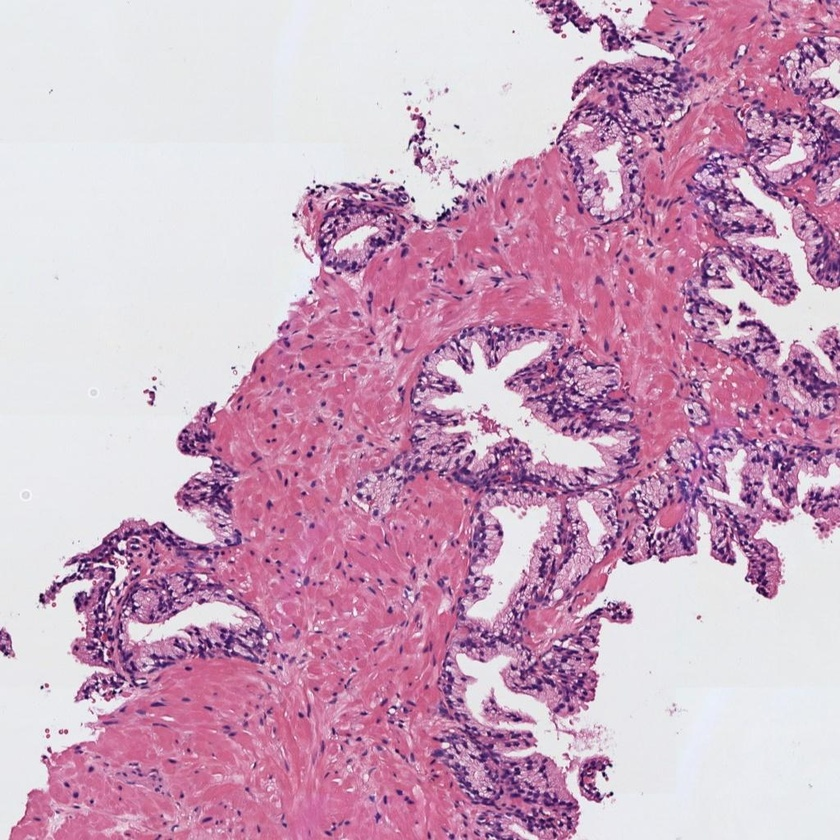
#> input picture Aprendizaje_Supervisado/Actividad_Computer_Vision_C1/histo_1.jpg, 840 x 840 px, shrunk from 1024 x 1024 before the run
$ jupyter execute Actividad_Computer_Vision_C1.ipynb
#> lines starting #> are read from the running program, lines starting #| are printed output that depends on the picture; long printed decimals are rounded
## Convocatoria 1 - Proyecto 1

#### 0) Cargar una de las imágenes histológicas

[cell 1]
# import sys
# !{sys.executable} -m pip install scikit-image
# from skimage import io
# print(io)

[cell 2]
# Utilizar la librería skimage.io para leer la imagen 'histo_x.jpg' en formato RGB.
# Normalizar la imagen para que los píxeles se encuentren en el rango [0, 1]
# Visualizar la imagen
import matplotlib.pyplot as plt
import cv2
import numpy as np
from skimage import io

img = io.imread('./histo_1.jpg')
#> img is the input picture: shape (840, 840, 3); mean R, G, B 205, 166.3, 191.6
img_norm = img / 255
print('Dimensiones imagen sin normalizar: ', np.shape(img),
      '\nValor máximo: ', np.max(img),
      '\nValor mínimo: ', np.min(img),
      '\nValor tipo: ', img.dtype)
#| Dimensiones imagen sin normalizar:  (840, 840, 3)
#| Valor máximo:  255
#| Valor mínimo:  0
#| Valor tipo:  uint8
print('Dimensiones imagen normalizada: ', np.shape(img_norm),
      '\nValor máximo: ', np.max(img_norm),
      '\nValor mínimo: ', np.min(img_norm),
      '\nValor tipo: ', img_norm.dtype)
#| Dimensiones imagen normalizada:  (840, 840, 3)
#| Valor máximo:  1.0
#| Valor mínimo:  0.0
#| Valor tipo:  float64

fig, ax = plt.subplots(1,2)
ax[0].imshow(img), ax[0].set_title('Sin Normalizar')
ax[1].imshow(img_norm), ax[1].set_title('Normalizada')

plt.show()

[cell 3]
# Extraer por separado la imagen de grises de cada canal
R = img_norm[:,:,0]
G = img_norm[:,:,1]
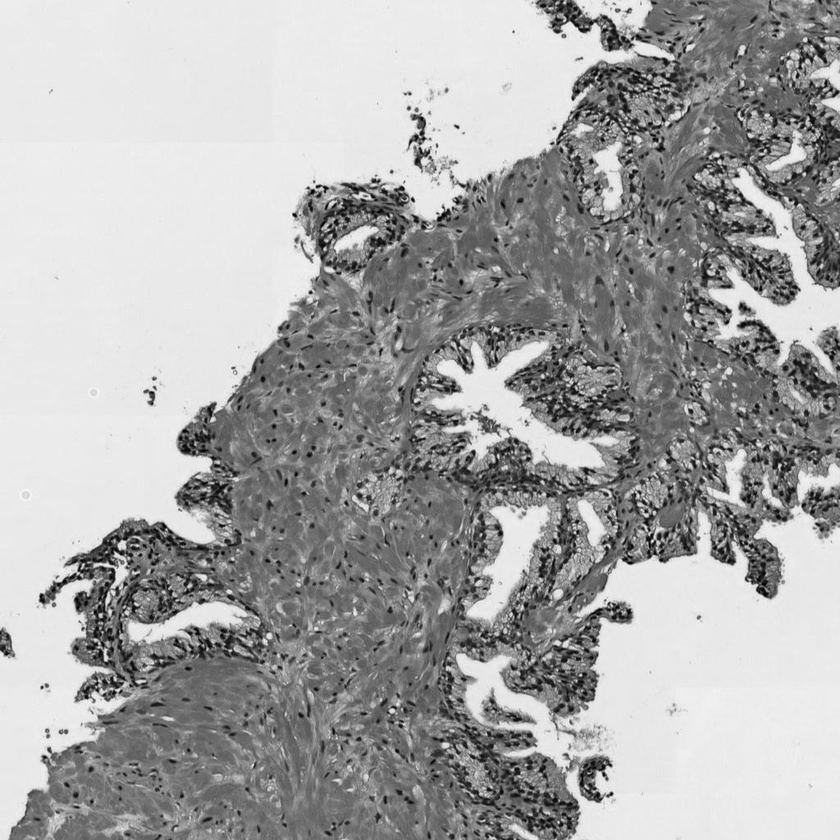
#> G: shape (840, 840) float64; min 0, max 0.973, mean 0.652
B = img_norm[:,:,2]
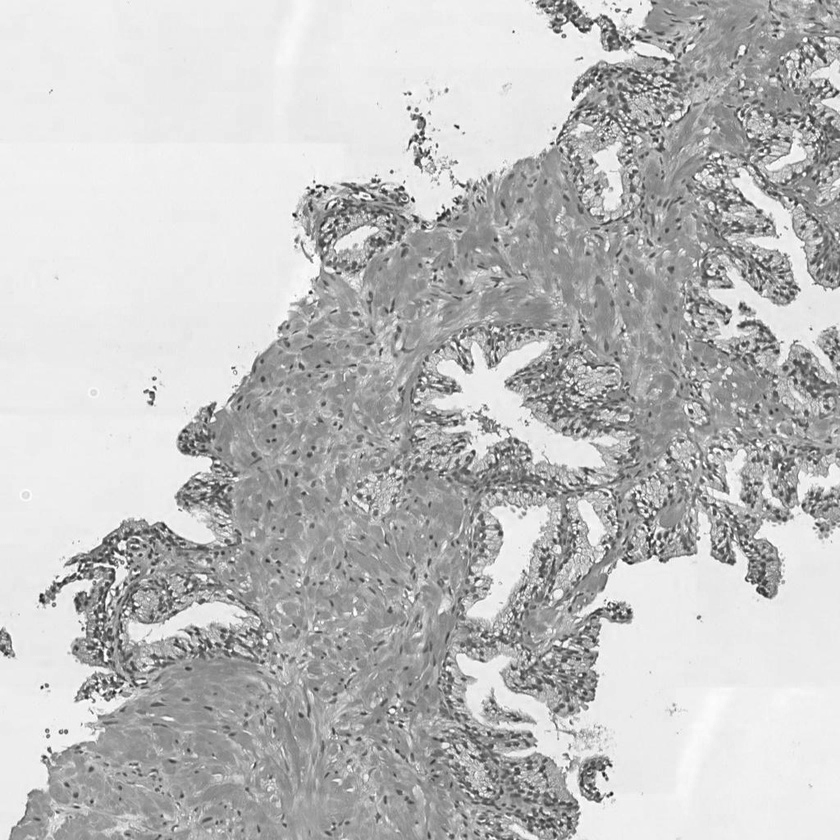
#> B: shape (840, 840) float64; min 0.0863, max 1, mean 0.751

[cell 4]
fig, ax = plt.subplots(1,3)
ax[0].imshow(R, cmap='gray'), ax[0].set_title('Red')
ax[1].imshow(G, cmap='gray'), ax[1].set_title('Green')
ax[2].imshow(B, cmap='gray'), ax[2].set_title('Blue')
plt.show()

#### 1) Realizar una transformación de color para convertir la imagen al espacio de color CMYK

[cell 5]
# Extraer la componente magenta de la imagen (que corresponde a la región tisular)
# Visualizar la imagen del canal magenta

import numpy as np
from skimage import io

img = io.imread('./histo_1.jpg')
rgb = img.copy()
rgb_p = rgb.astype('uint8')/255

with np.errstate(invalid='ignore', divide='ignore'):
    K = 1 - np.max(rgb_p, axis=2)
    C = (1-rgb_p[:,:,0]-K)/(1-K)
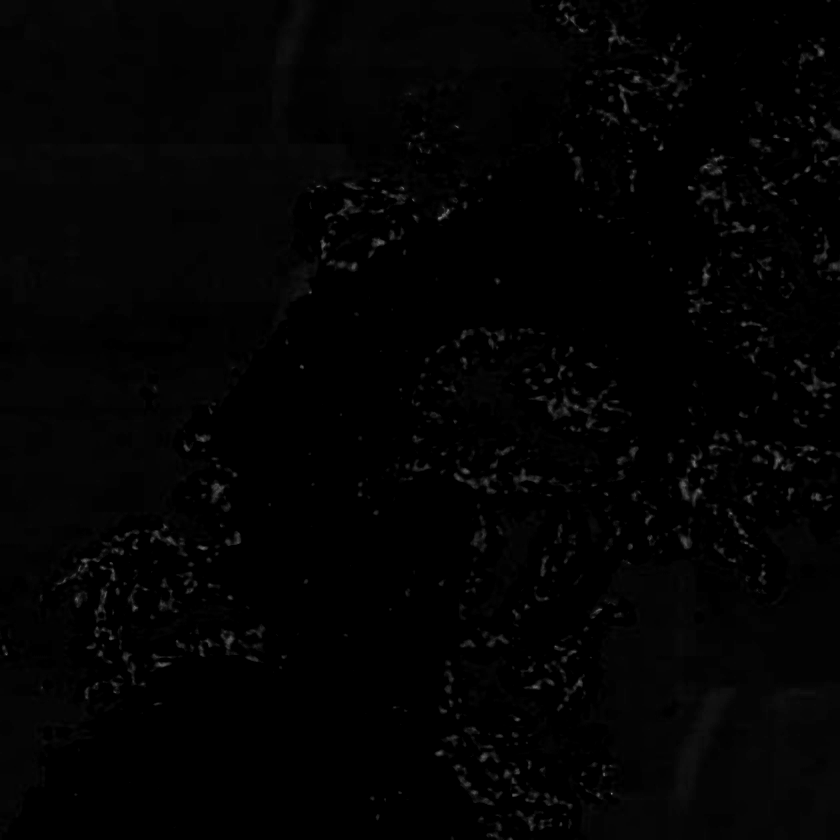
#> C: shape (840, 840) float64; min 0, max 0.5, mean 0.0122
    M = (1-rgb_p[:,:,1]-K)/(1-K)
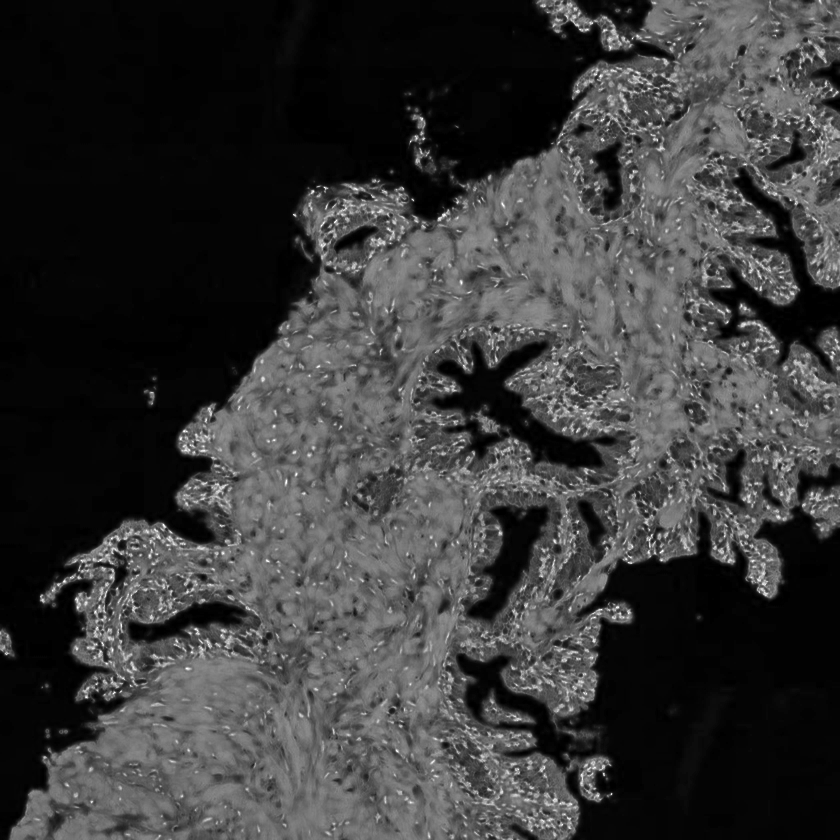
#> M: shape (840, 840) float64; min 0, max 1, mean 0.229
    Y = (1-rgb_p[:,:,2]-K)/(1-K)
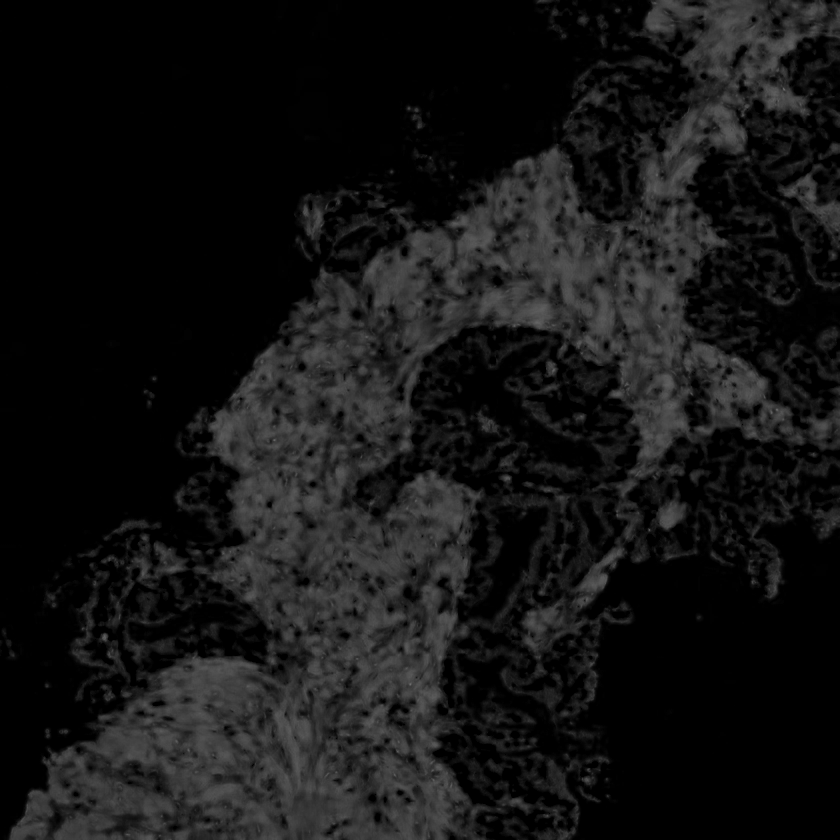
#> Y: shape (840, 840) float64; min 0, max 0.433, mean 0.08

CMYK = (np.dstack((C,M,Y,K))*255).astype('uint8')
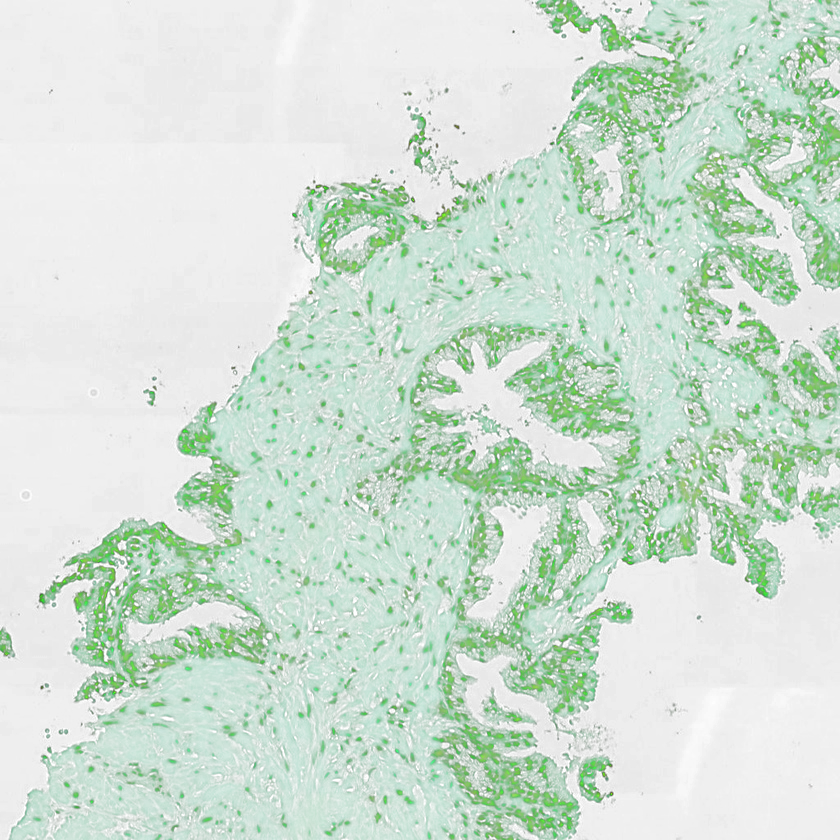
#> CMYK: shape (840, 840, 4); mean R, G, B, A 2.9, 57.9, 20.2, 47.4; transparent parts drawn white
C,M,Y,K = cv2.split(CMYK)

fig, ax = plt.subplots(1,2)
ax[0].imshow(img, cmap='gray'), ax[0].set_title('original')
# ax[0,1].imshow(CMYK.astype('uint8'), cmap='gray'), ax[0,1].set_title('CMYK')
# ax[0,2].imshow(C.astype('uint8'), cmap='gray'), ax[0,2].set_title('cyan')
ax[1].imshow(M.astype('uint8'), cmap='gray'), ax[1].set_xlabel('magenta')
# ax[1,1].imshow(Y.astype('uint8'), cmap='gray'), ax[1,1].set_xlabel('yellow')
# ax[1,2].imshow(K.astype('uint8'), cmap='gray'), ax[1,2].set_xlabel('black')


# fig, ax = plt.subplots(2,3)
# ax[0,0].imshow(img, cmap='gray'), ax[0,0].set_title('original')
# ax[0,1].imshow(CMYK.astype('uint8'), cmap='gray'), ax[0,1].set_title('CMYK')
# ax[0,2].imshow(C.astype('uint8'), cmap='gray'), ax[0,2].set_title('cyan')
# ax[1,0].imshow(M.astype('uint8'), cmap='gray'), ax[1,0].set_xlabel('magenta')
# ax[1,1].imshow(Y.astype('uint8'), cmap='gray'), ax[1,1].set_xlabel('yellow')
# ax[1,2].imshow(K.astype('uint8'), cmap='gray'), ax[1,2].set_xlabel('black')
plt.show()

$ run again, with Aprendizaje_Supervisado/Actividad_Computer_Vision_C1/histo_2.jpg copied over Aprendizaje_Supervisado/Actividad_Computer_Vision_C1/histo_1.jpg
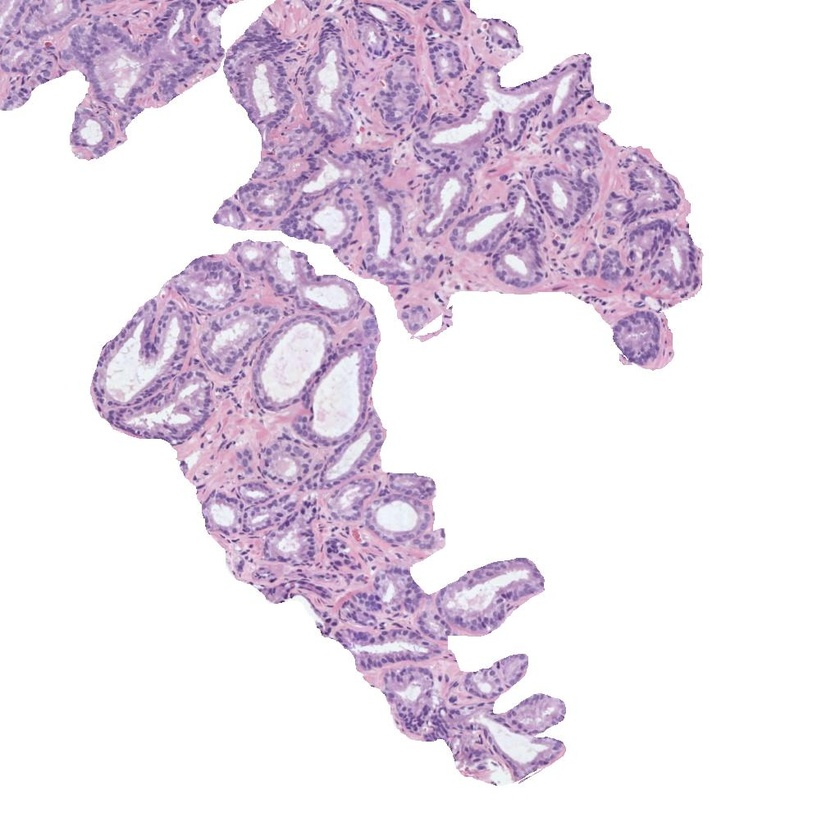
#> input picture Aprendizaje_Supervisado/Actividad_Computer_Vision_C1/histo_2.jpg, 840 x 840 px, shrunk from 1024 x 1024 before the run
#> img is the input picture: shape (840, 840, 3); mean R, G, B 233.3, 223.2, 234.9
#| Dimensiones imagen sin normalizar:  (840, 840, 3)
#| Valor máximo:  255
#| Valor mínimo:  30
#| Valor tipo:  uint8
#| Dimensiones imagen normalizada:  (840, 840, 3)
#| Valor máximo:  1.0
#| Valor mínimo:  0.1176
#| Valor tipo:  float64
#> `CMYK = (np.dstack((C,M,Y,K))*255).astype('uint8')`:
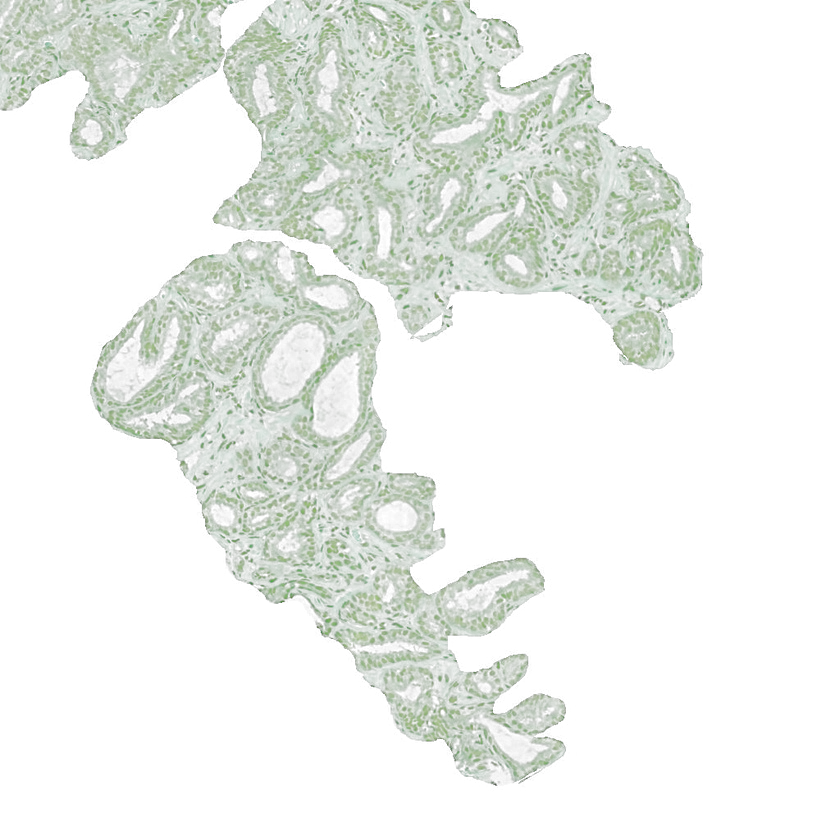
#> CMYK: shape (840, 840, 4); mean R, G, B, A 3.4, 16.7, 1.1, 19; transparent parts drawn white
#> `C,M,Y,K = cv2.split(CMYK)`:
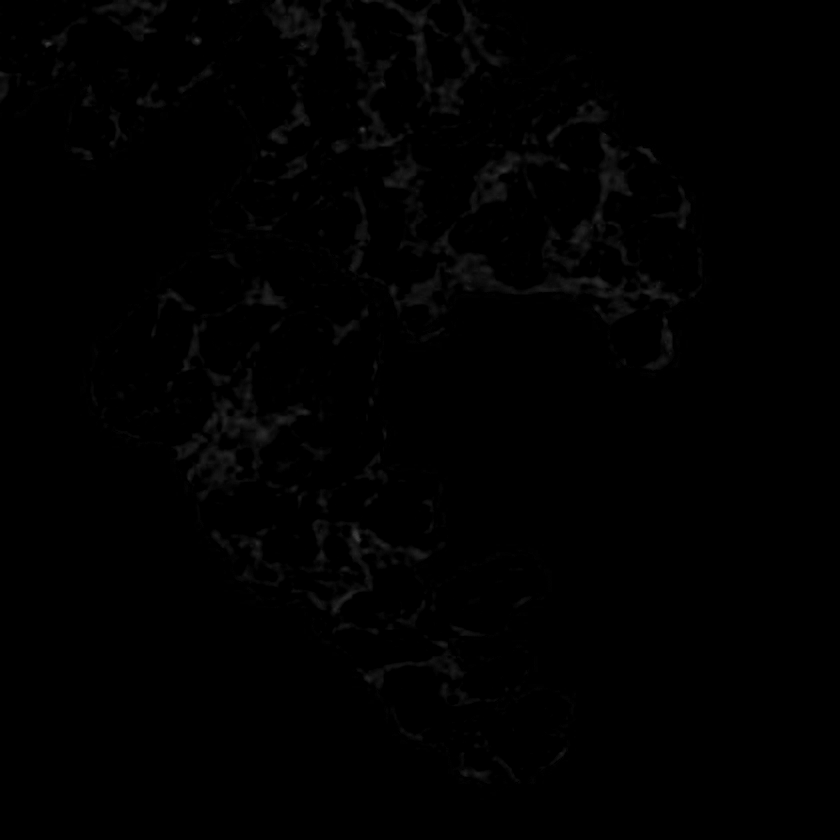
#> Y: shape (840, 840); min 0, max 63, mean 1.1
